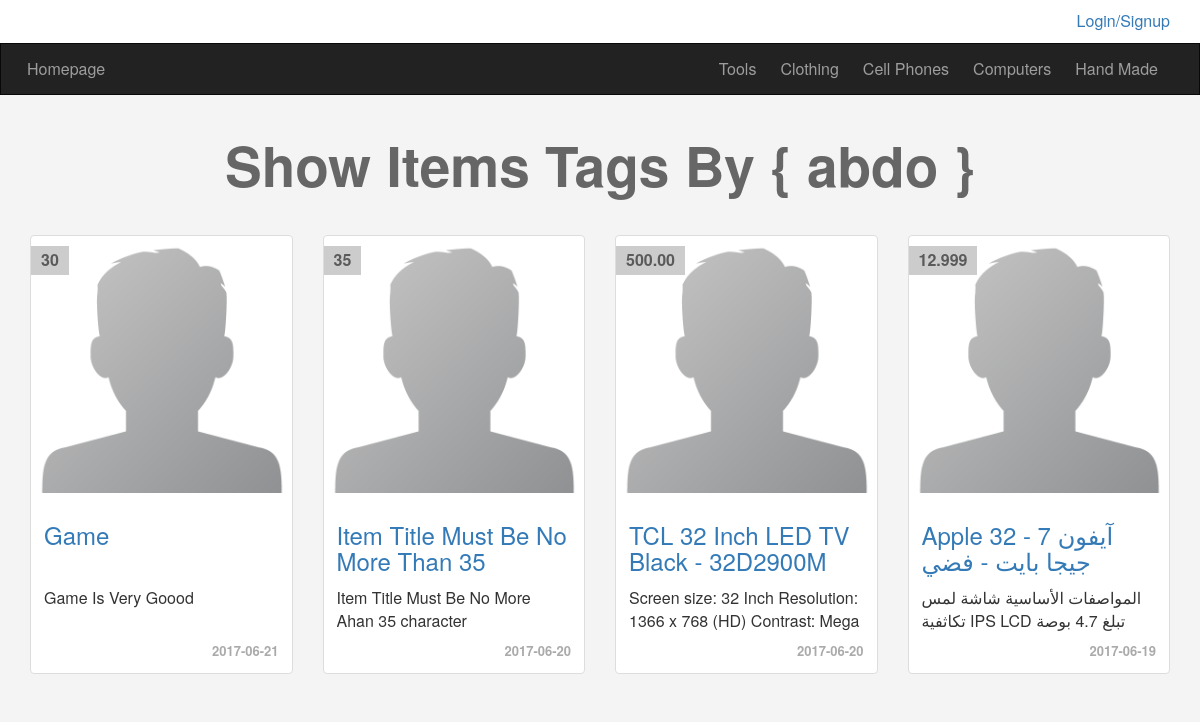
Page /code/tags.php?name=abdo on the committed database.
### tables this page shows
CREATE TABLE `categories` (
  `ID` int(11) NOT NULL,
  `Name` varchar(255) NOT NULL,
  `Description` text NOT NULL,
  `parent` int(11) NOT NULL,
  `Ordering` int(11) DEFAULT NULL,
  `Visibility` tinyint(4) NOT NULL DEFAULT '0',
  `Allow_Comment` tinyint(4) NOT NULL DEFAULT '0',
  `Allow_Ads` tinyint(4) NOT NULL DEFAULT '0'
);

CREATE TABLE `items` (
  `Item_ID` int(11) NOT NULL,
  `Name` varchar(255) NOT NULL,
  `Description` text NOT NULL,
  `Price` varchar(255) NOT NULL,
  `Add_Date` date NOT NULL,
  `Country_Made` varchar(255) NOT NULL,
  `Image` varchar(255) NOT NULL,
  `Status` varchar(255) NOT NULL,
  `Rating` smallint(6) NOT NULL,
  `Approve` tinyint(4) NOT NULL DEFAULT '0',
  `Cat_ID` int(11) NOT NULL,
  `Member_ID` int(11) NOT NULL,
  `tags` varchar(255) NOT NULL
);

### code/init.php (called while the page is built, shortened)
<?php
	include "admin/connect.php";
	$tpl 	= 'includes/templates/';
	$func 	= 'includes/functions/';
	$css 	= 'layout/css/';
	include $func . 'functions.php';
	include $tpl . 'header.php';
?>

### code/includes/functions/functions.php (called while the page is built, shortened)
<?php
	function getAllFrom($field, $table, $where = NULL, $and = NULL, $orderfield, $ordering = "DESC") {
		global $con;
		$getAll = $con->prepare("SELECT $field FROM $table $where $and ORDER BY $orderfield DESC");
		$getAll->execute();
		$all = $getAll->fetchAll();
		return $all;
	}

### code/tags.php (the view, shortened to what this page needs)
<?php
	include "init.php";
?>
<div class="container">
	<div class="row">
		<?php
		if (isset($_GET['name'])) {
			$tag = $_GET['name'];
			echo '<h1 class="text-center">Show Items Tags By { '. $_GET['name'] .' }</h1>';
			$tagItems = getAllFrom("*", "items", "where tags LIKE '%$tag%'", "AND Approve = 1", "Item_ID");
			foreach ($tagItems as $item) {
				echo '<div class="col-sm-6 col-md-3">';
					echo '<div class="thumbnail item-box">';
						echo '<span class="price-tag">'. $item['Price'] .'</span>';
						echo '<img class="img-responsive" src="avatar.png" alt=""/>';
						echo '<div class="caption">';
							echo '<h3><a href="items.php?itemid='. $item['Item_ID'] .'">'. $item['Name'] .'</a></h3>';
							echo '<p>'. $item['Description'] .'</p>';
							echo '<div class="date">'. $item['Add_Date'] .'</div>';
						echo '</div>';
					echo '</div>';
				echo '</div>';
			}
		} else {
			echo '<div class="alert alert-danger">You Must Enter Tag Name</div>';
		}
		?>
	</div>
</div>
<?php include $tpl . 'footer.php'; ?>

### code/includes/templates/header.php (shortened to what this page needs)
<!DOCTYPE html>
<html>
	<head>
		<link rel="stylesheet" href="<?php echo $css; ?>bootstrap.min.css" />
		<link rel="stylesheet" href="<?php echo $css; ?>font-awesome.min.css" />
		<link rel="stylesheet" href="<?php echo $css; ?>jquery-ui.min.css" />
		<link rel="stylesheet" href="<?php echo $css; ?>jquery.selectBoxIt.css" />
		<link rel="stylesheet" href="<?php echo $css; ?>front.css" />
	</head>
	<body>
		<div class="upper-bar">
			<div class="container">
			<?php
				if ( isset($_SESSION['user']) ) { ?>
				<img class="my-image img-thumbnail img-circle" src="avatar.png" alt=""/>
				<div class="btn-group my-info">
					<span class="btn btn-default dropdown-toggle" data-toggle="dropdown">
						<?php echo $sessionUser; ?>
						<span class="caret"></span>
					</span>
					<ul class="dropdown-menu">
						<li><a href="profile.php">My Profile</a></li>
						<li><a href="newad.php">New Item</a></li>
						<li><a href="profile.php#myads">My Items</a></li>
						<li><a href="profile.php#mycomment">My Comments</a></li>
						<li><a href="logout.php">Logout</a></li>
					</ul>
				</div>
				<?php
				} else {?>
					<a href="login.php">
						<span class="pull-right">Login/Signup</span>
					</a>
				<?php } ?>
			</div>
		</div>
		<nav class="navbar navbar-inverse">
		  	<div class="container">
			    <div class="navbar-header">
			      <a class="navbar-brand" href="index.php">Homepage</a>
			    </div>
			    <div class="collapse navbar-collapse" id="app-nav">
			      	<ul class="nav navbar-nav navbar-right">
				        <?php
				        	$allCats = getAllFrom("*", "categories", "where parent = 0", "", "ID", "ASC");
			      			foreach ($allCats as $cat) {
								echo
								'<li>
									<a href="categories.php?pageid='. $cat['ID'] . '">
										'. $cat['Name'] . '
									</a>
							 	</li>';
							}
			      		?>
			      	</ul>
		    </div>
		  </div>
		</nav>

### code/layout/css/front.css (style rules this page uses)
body { background-color:#F4F4F4; font-size:16px; height:4000px; }
h1 { font-size: 55px; margin: 40px 0; font-weight:bold; color:#666; }
.navbar { border-radius: 0; margin-bottom: 0; }
.navbar-brand { font-size: 1em; }
.nav > li > a, .navbar-brand { padding: 15px 12px; }
.upper-bar { padding:10px; background-color:#FFF; }
.item-box { position:relative; }
.item-box .price-tag { background-color:#CCC; padding:3px 10px; position:absolute; left:0; top:10px; font-weight:bold; color:#5a5a5a; }
.item-box .caption p { height: 45px; max-height: 45px; overflow: hidden; word-wrap: break-word; }
.item-box .caption h3 { height: 55px; max-height: 55px; overflow: hidden; word-wrap: break-word; }
.thumbnail .date { text-align:right; font-size:13px; color:#AAA; font-weight:bold; }
a { -webkit-transition:all .3s ease-in-out; -moz-transition:all .3s ease-in-out; -o-transition:all .3s ease-in-out; transition:all .3s ease-in-out; }

### rows in the picture
categories: Name "Tools"
categories: Name "Clothing"
categories: Name "Cell Phones"
categories: Name "Computers"
categories: Name "Hand Made"
items: Price "30", Name "Game", Description "Game Is Very Goood", Add_Date "2017-06-21"
items: Price "35", Name "Item Title Must Be No More Than 35", Description "Item Title Must Be No More Ahan 35 character", Add_Date "2017-06-20"
items: Price "500.00", Name "TCL 32 Inch LED TV Black - 32D2900M", Description "Screen size: 32 Inch Resolution: 1366 x 768 (HD) Contrast: Mega…", Add_Date "2017-06-20"
items: Price "12.999", Name "Apple آيفون 7 - 32 جيجا بايت - فضي", Description "المواصفات الأساسية شاشة لمس تكاثفية IPS LCD تبلغ 4.7 بوصة…", Add_Date "2017-06-19"

### other values in the picture
$_GET['name'] "abdo"
